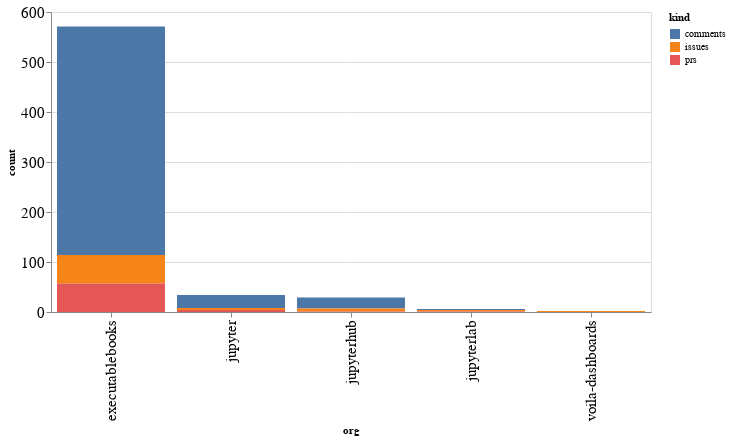

The cell this chart's notebook holds for it:
### Code cell
alt.Chart(org_summaries, width=600).mark_bar().encode(
    x='org',
    y='count',
    color='kind',
    tooltip="org"
)

### Figure 1 — Vega-Lite specification as saved in the notebook (floating-point values rounded to 4 significant figures)
{"config": {"axisLeft": {"labelFontSize": 15}, "axisBottom": {"labelFontSize": 15}}, "data": {"name": "data-597b098ebd27835425a7e9f3e15fb926"}, "mark": "bar", "encoding": {"color": {"type": "nominal", "field": "kind"}, "tooltip": {"type": "nominal", "field": "org"}, "x": {"type": "nominal", "field": "org"}, "y": {"type": "quantitative", "field": "count"}}, "width": 600, "$schema": "https://vega.github.io/schema/vega-lite/v4.8.1.json", "datasets": {"data-597b098ebd27835425a7e9f3e15fb926": [{"org": "executablebooks", "kind": "comments", "count": 457}, {"org": "executablebooks", "kind": "issues", "count": 57}, {"org": "executablebooks", "kind": "prs", "count": 57}, {"org": "jupyter", "kind": "comments", "count": 26}, {"org": "jupyter", "kind": "issues", "count": 4}, {"org": "jupyter", "kind": "prs", "count": 4}, {"org": "jupyterhub", "kind": "comments", "count": 22}, {"org": "jupyterhub", "kind": "issues", "count": 6}, {"org": "jupyterhub", "kind": "prs", "count": 1}, {"org": "jupyterlab", "kind": "comments", "count": 2}, {"org": "jupyterlab", "kind": "issues", "count": 3}, {"org": "jupyterlab", "kind": "prs", "count": 1}, {"org": "voila-dashboards", "kind": "issues", "count": 2}]}}
